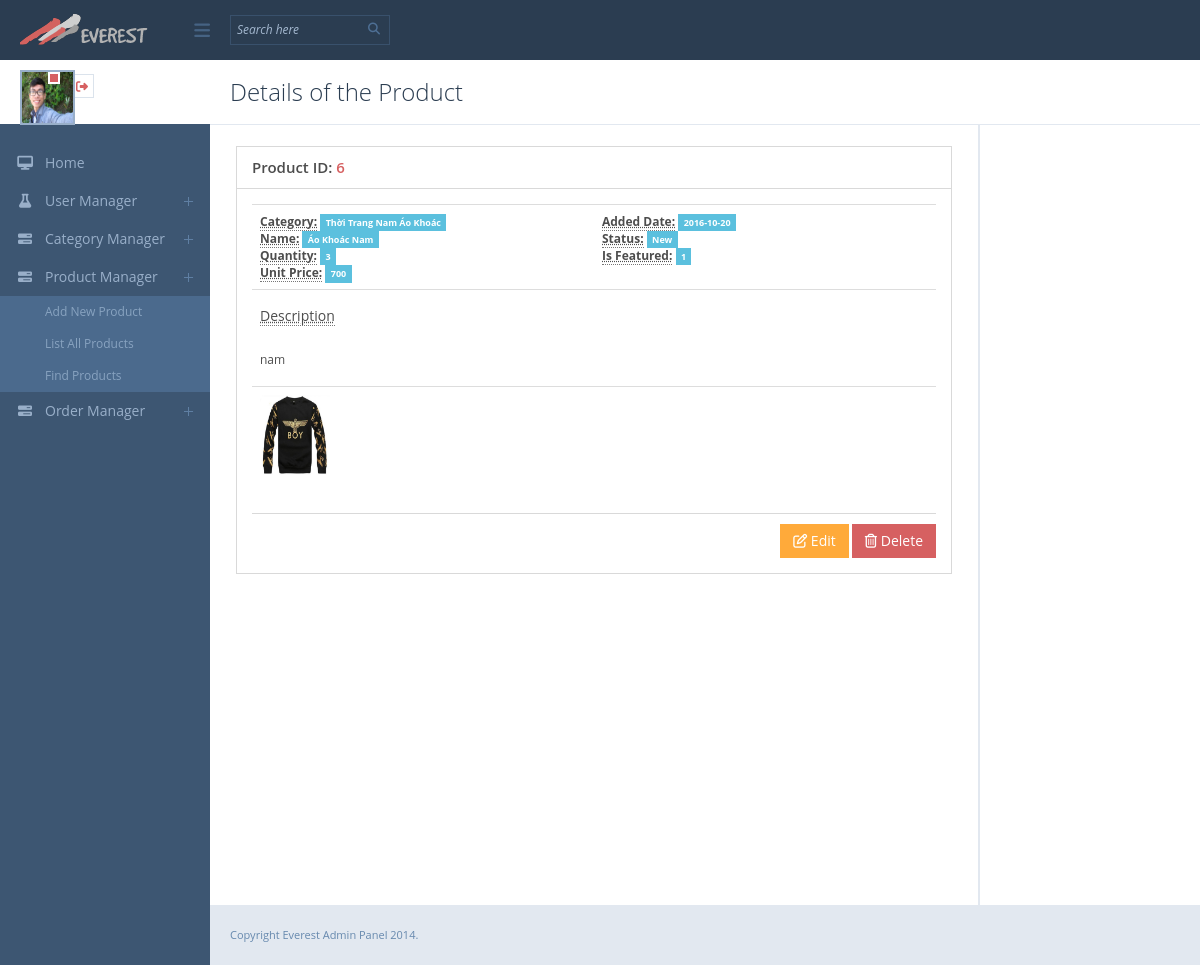
/back_end/index.php?action=product_detail&id_product=6 (signed in), run on the app's committed database.
### tables this page shows
CREATE TABLE `product` (
  `id_product` int(255) NOT NULL,
  `name_product` varchar(50) NOT NULL,
  `description` text NOT NULL,
  `price` varchar(50) NOT NULL,
  `quantity` int(11) NOT NULL,
  `status` text NOT NULL,
  `day_added` date DEFAULT NULL,
  `hinh_product` text NOT NULL,
  `is_featured` bit(1) NOT NULL,
  `id_category` varchar(50) DEFAULT NULL,
  `name_category` varchar(50) DEFAULT NULL
);

CREATE TABLE `category` (
  `id_category` int(11) NOT NULL,
  `name_category` varchar(50) NOT NULL
);

### model/data/ProductDao.php (called while the page is built, shortened)
<?php
class ProductDao {
    private $db;
    function __construct($db) {
        $this->db = $db;
    }
    function findById($product_id) {
        $sql = "select * from product where id_product=?";
        $command = $command = $this->db->prepare($sql);
        $command->bindValue(1, $product_id);
        $command->execute();
        $result = $command->fetch();
        return $result;
    }
}

### model/data/CategoryDao.php (called while the page is built, shortened)
<?php
class CategoryDao{
    private $db;
    function __construct($db) {
        $this->db = $db;
    }
    function findById($id_category) {
        $sql = "select * from category where id_category=?";
        $command = $command = $this->db->prepare($sql);
        $command->bindValue(1, $id_category);
        $command->execute();
        $result = $command->fetch();
        return $result;
    }
}

### back_end/views/products/detail.php (the view, shortened to what this page needs)
<?php
require_once 'common/header.php';
?>
<div class="dashboard-wrapper">
    <div class="top-bar">
        <div class="page-title"> Details of the Product</div>
    </div>
    <div class="main-container">
        <div class="container-fluid">
            <div class="spacer">
                <div class="row">
                    <div class="col-md-12 col-sm-12 col-sx-12">
                        <div class="panel no-margin">
                            <div class="panel-heading">
                                <h4 class="panel-title">Product ID: <span class="text-danger"><?= $row['id_product']?></span>
                                </h4>
                            </div>
                            <div class="panel-body">
                                <div class="table-responsive">
                                    <table class="table">
                                        <tbody>
                                            <tr>
                                                <td style="width:50%">
                                                    <abbr title="quantity"><strong>Category:</strong></abbr>
                                                    <span class="label label-info"><?= $crow['name_category']?></span>  <br>
                                                    <abbr title="quantity"><strong>Name:</strong></abbr>
                                                    <span class="label label-info"><?= $row['name_product']?></span>  <br>
                                                    <abbr title="quantity"><strong>Quantity:</strong></abbr>
                                                    <span class="label label-info"><?= $row['quantity']?></span>  <br>
                                                    <abbr title="quantity"><strong>Unit Price:</strong></abbr>
                                                    <span class="label label-info"><?= $row['price']?></span>  <br>
                                                </td>
                                                <td style="width:50%" class="left-align-text">
                                                    <abbr title="quantity"><strong>Added Date:</strong></abbr>
                                                    <span class="label label-info"><?= $row['day_added']?></span>  <br>
                                                    <abbr title="quantity"><strong>Status:</strong></abbr>
                                                    <span class="label label-info"><?= $row['status']?></span>  <br>
                                                    <abbr title="quantity"><strong>Is Featured:</strong></abbr>
                                                    <span class="label label-info"><?= $row['is_featured']?></span>  <br>
                                                </td>
                                            </tr>
                                            <tr>
                                                <td style="width:100%" colspan="2">
                                                    <h5><abbr title="description">Description</abbr></h5><br>
                                                    <p class="info">
                                                        <?= $row['description']?>
                                                    </p>
                                                </td>
                                            </tr>
                                            <tr>
                                                <td style="width:100%" colspan="2">
                                                    <img src="<?= $row['hinh_product']?>" height="80" width="70">
                                                </td>
                                            </tr>
                                        </tbody>
                                    </table>
                                </div>
                                <hr class="less-margin">
                                <div class="row">
                                    <div class="col-md-12 col-sm-12 col-sx-12">
                                        <div class="pull-right">
                                            <a href="index.php?action=product_edit&id_product=<?= $row['id_product']?>" type="button" class="btn btn-warning">
                                                <i class="fa fa-edit"></i>
                                                <span class="hidden-xs">Edit</span>
                                            </a>
                                            <a href="#" type="button" class="btn btn-danger"
                                               onclick="confirmDelete('index.php?action=product_delete?id_product=<?= $row['id_product']?>', 'product');">
                                                <i class="fa fa-trash-o"></i>
                                                <span class="hidden-xs">Delete</span>
                                            </a>
                                        </div>
                                    </div>
                                </div>
                            </div>
                        </div>
                    </div>
                </div>
            </div>
        </div>
    </div>
    <footer> Copyright Everest Admin Panel 2014. </footer>
</div>
<?php
require_once 'common/footer.php';
?>

### data on the page
product: id_product "6", name_product "Áo Khoác Nam", quantity "3", price "700", day_added "2016-10-20", status "New", is_featured "1", description "nam", hinh_product (picture)
category: name_category "Thời Trang Nam Áo Khoác"
